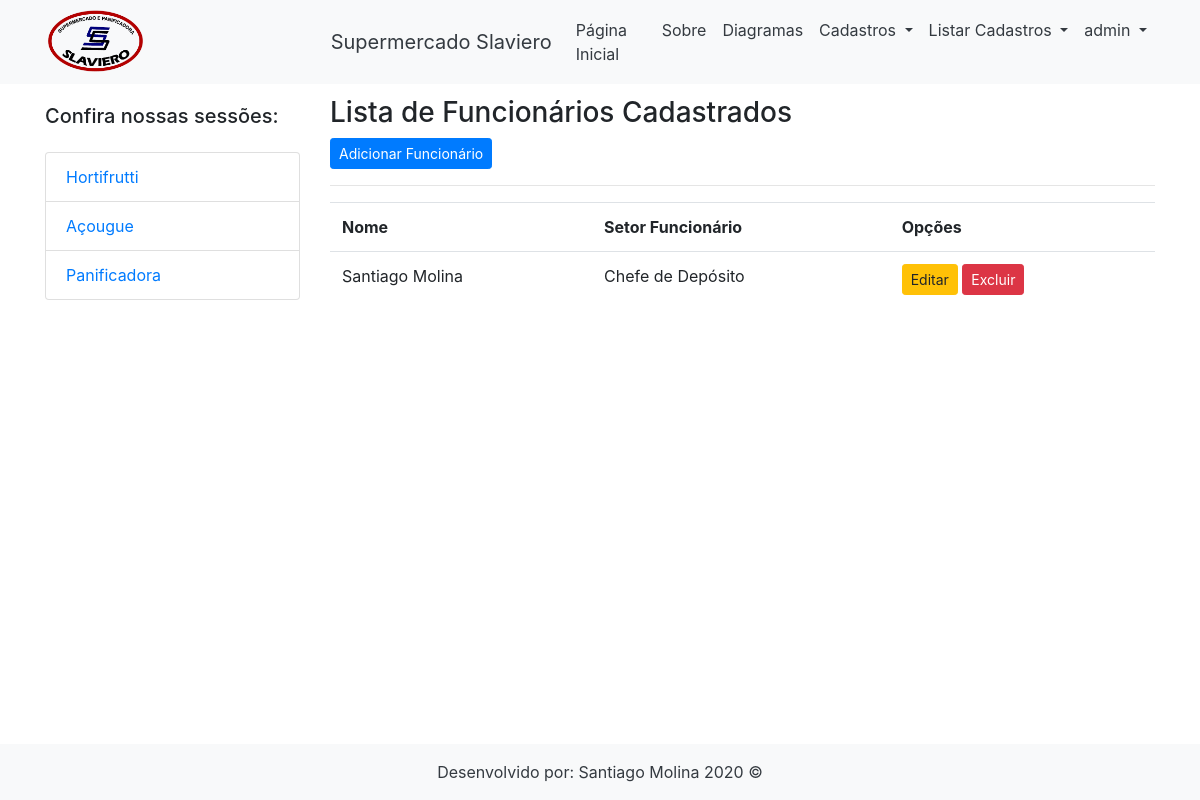
Screenshot of /listar/funcionario/ (signed in) with the database file from the repository.
### cadastros/models.py (models this page shows, shortened)
class Funcionario(models.Model):
    nome_funcionario = models.CharField(max_length=100, verbose_name="Nome Funcionário")
    setor_funcionario = models.CharField(max_length=40, verbose_name="Setor do Funcionário")

### cadastros/views.py (the view)
# urls.py: path('listar/funcionario/', FuncionarioList.as_view(), name='listar-funcionario'),
class FuncionarioList(LoginRequiredMixin, ListView):
    login_url = reverse_lazy('login')
    model = Funcionario
    template_name = 'cadastros/listas/funcionario.html'

### cadastros/templates/cadastros/listas/funcionario.html (shortened to what this page needs)
{% extends 'paginas/modelo.html' %}
{% load static %}
{% block slide %}
<p></p><br>
<h3>Lista de Funcionários Cadastrados</h3>
<a href="{% url 'cadastrar-funcionario' %}" class="btn btn-primary btn-sm">Adicionar Funcionário</a>
<hr>
<div class="table responsive">
    <table class="table table striped">
        <tr>
            <th>Nome</th>
            <th>Setor Funcionário</th>
            <th>Opções</th>
        </tr>
        {% for funcionario in object_list %}
        <tr>
            <td>{{ funcionario.nome_funcionario }}</td>
            <td>{{ funcionario.setor_funcionario }}</td>
            <td>
                <a href="{% url 'editar-funcionario' funcionario.pk %}" class="btn btn-warning btn-sm" title="Excluir">Editar</a>
                <a href="{% url 'excluir-funcionario' funcionario.pk%}" class="btn btn-danger btn-sm" title="Editar">Excluir</a>
            </td>
        </tr>
        {% empty %}
        <tr>
            <td colspan="3">Nenhum campo registrado.</td>
        </tr>
        {% endfor %}
    </table>
</div>
{% endblock %}

### paginas/templates/paginas/modelo.html (shortened to what this page needs)
{% load static %}
<!DOCTYPE html>
<html lang="pt-br">
<head>
    <link rel="stylesheet" href="{% static 'css/bootstrap.min.css' %}">
    <link rel="stylesheet" href="{% static 'css/font-awesome.min.css' %}">
    <link rel="stylesheet" href="{% static 'css/shop-homepage.css' %}">
</head>
<body>
    {% block cabecalho %}
    <nav class="navbar navbar-expand-lg navbar-dark bg-light fixed-top">
        <div class="container">
            <img src="{% static 'img/logo.png'%}" width="100">
            <a class="navbar-brand text-dark" href="{% url 'index' %}">
               &nbsp&nbsp&nbsp&nbsp&nbsp&nbsp&nbsp&nbsp&nbsp&nbsp&nbsp&nbsp&nbsp&nbsp&nbsp&nbsp&nbsp&nbsp&nbsp&nbsp&nbsp&nbsp&nbsp&nbsp&nbsp&nbsp&nbsp&nbsp&nbsp&nbsp&nbsp&nbsp
                Supermercado Slaviero</a>
            <div class="collapse navbar-collapse" id="navbarResponsive">
                <ul class="navbar-nav ml-auto">
                    <li class="nav-item active">
                        <a class="nav-link text-dark" href="{%url 'index'%}">Página Inicial
                        </a>
                    </li>
                    <li class="nav-item">
                        <a class="nav-link text-dark" href="{%url 'sobre'%}">Sobre</a>
                    </li>
                    <li class="nav-item">
                        <a class="nav-link text-dark" href="{%url 'diagramas'%}">Diagramas</a>
                    </li>
                    {% if request.user.is_authenticated %}
                    <li class="nav-item dropdown text-dark">
                        <a class="nav-link text-dark dropdown-toggle" href="#" id="navbarDropdownPortfolio" data-toggle="dropdown" aria-haspopup="true" aria-expanded="false">
                          Cadastros
                        </a>
                    </li>
                    {% endif %}
                    {% if request.user.is_authenticated %}
                    <li class="nav-item dropdown text-dark">
                        <a class="nav-link dropdown-toggle text-dark" href="#" id="navbarDropdownBlog" data-toggle="dropdown" aria-haspopup="true" aria-expanded="false">
                          Listar Cadastros
                        </a>
                    </li>
                    {% endif %}
                    {% if request.user.is_authenticated %}
                    <li class="nav-item dropdown text-dark">
                        <a class="nav-link dropdown-toggle text-dark" href="#" id="navbarDropdownBlog" data-toggle="dropdown" aria-haspopup="true" aria-expanded="false">
                          {{ request.user }}
                        </a>
                    </li>
                    {% else %}
                    <li class="nav-item">
                        <a class="nav-link text-dark" href="{%url 'login'%}">Login</a>
                    </li>
                    {% endif %}
                </ul>
            </div>
        </div>
    </nav>
    {% endblock %}
    <div class="container">
        <div class="row">
            {% block lateral1 %}
            <div class="col-lg-3">
                <br>
                <h5 class="my-4">Confira nossas sessões:</h5>
                <div class="list-group">
                    <a href="#" class="list-group-item">Hortifrutti</a>
                    <a href="#" class="list-group-item">Açougue</a>
                    <a href="#" class="list-group-item">Panificadora</a>
                </div>
            </div>
            {% endblock %}
            <div class="col-lg-9">
                {% block slide %}{% endblock %}
                <div class="row">
                </div>
            </div>
        </div>
    </div>
    {% block rodape %}
    <footer class="py-3 bg-light fixed-bottom">
        <div class="container">
            <p class="m-0 text-center text-dark">Desenvolvido por: Santiago Molina 2020 &copy;</p>
        </div>
    </footer>
    {% endblock %}
</body>
</html>

### static/css/shop-homepage.css (style rules this page uses)
body { padding-top: 56px; }

### rows the page displays
Funcionario: nome_funcionario "Santiago Molina", setor_funcionario "Chefe de Depósito"

### other values shown
{{ request.user }} "admin"
